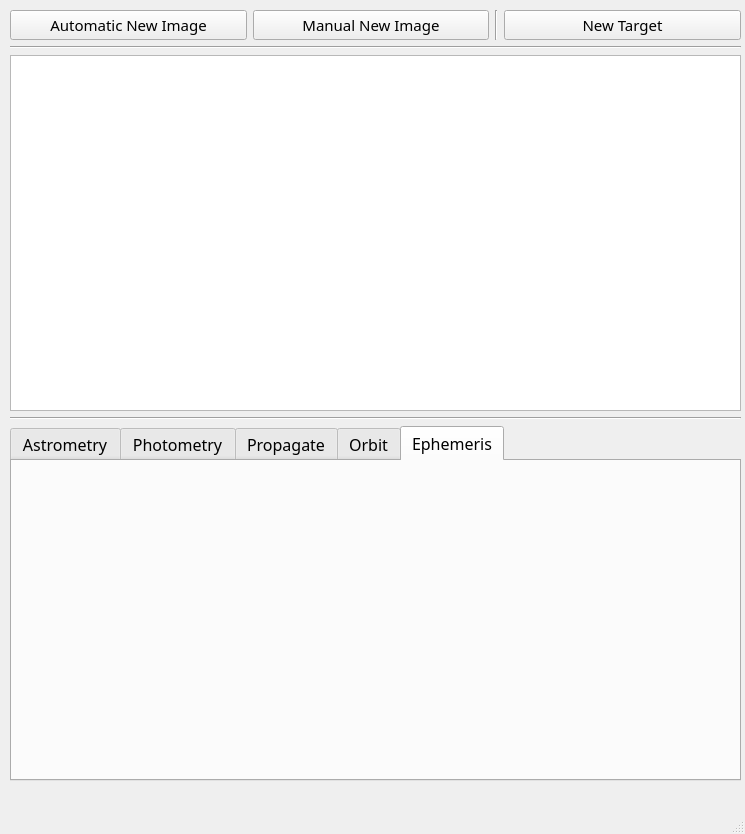
<?xml version="1.0" encoding="UTF-8"?>
<ui version="4.0">
 <class>PrimaryWindow</class>
 <widget class="QMainWindow" name="PrimaryWindow">
  <property name="geometry">
   <rect>
    <x>0</x>
    <y>0</y>
    <width>745</width>
    <height>834</height>
   </rect>
  </property>
  <property name="font">
   <font>
    <family>Sylfaen</family>
    <pointsize>11</pointsize>
   </font>
  </property>
  <property name="cursor">
   <cursorShape>ArrowCursor</cursorShape>
  </property>
  <property name="windowTitle">
   <string>OpihiExarata</string>
  </property>
  <property name="windowOpacity">
   <double>1.000000000000000</double>
  </property>
  <widget class="QWidget" name="centralwidget">
   <property name="enabled">
    <bool>true</bool>
   </property>
   <property name="sizePolicy">
    <sizepolicy hsizetype="Preferred" vsizetype="Preferred">
     <horstretch>0</horstretch>
     <verstretch>0</verstretch>
    </sizepolicy>
   </property>
   <widget class="QWidget" name="verticalLayoutWidget_3">
    <property name="geometry">
     <rect>
      <x>10</x>
      <y>10</y>
      <width>731</width>
      <height>771</height>
     </rect>
    </property>
    <layout class="QVBoxLayout" name="window_vertical_layout">
     <item>
      <layout class="QHBoxLayout" name="horizontalLayout">
       <item>
        <widget class="QPushButton" name="button_new_image_automatic">
         <property name="text">
          <string>Automatic New Image</string>
         </property>
        </widget>
       </item>
       <item>
        <widget class="QPushButton" name="button_new_image_manual">
         <property name="text">
          <string>Manual New Image</string>
         </property>
        </widget>
       </item>
       <item>
        <widget class="Line" name="line">
         <property name="orientation">
          <enum>Qt::Vertical</enum>
         </property>
        </widget>
       </item>
       <item>
        <widget class="QPushButton" name="button_new_object">
         <property name="text">
          <string>New Target</string>
         </property>
        </widget>
       </item>
      </layout>
     </item>
     <item>
      <widget class="Line" name="line_file_image">
       <property name="orientation">
        <enum>Qt::Horizontal</enum>
       </property>
      </widget>
     </item>
     <item>
      <layout class="QVBoxLayout" name="image_vertical_layout">
       <item>
        <widget class="QGraphicsView" name="dummy_opihi_image"/>
       </item>
      </layout>
     </item>
     <item>
      <widget class="Line" name="line_image_solution">
       <property name="frameShadow">
        <enum>QFrame::Sunken</enum>
       </property>
       <property name="orientation">
        <enum>Qt::Horizontal</enum>
       </property>
      </widget>
     </item>
     <item>
      <layout class="QVBoxLayout" name="solution_vertical_layout">
       <item>
        <widget class="QTabWidget" name="tab_all">
         <property name="font">
          <font>
           <pointsize>12</pointsize>
          </font>
         </property>
         <property name="currentIndex">
          <number>4</number>
         </property>
         <property name="iconSize">
          <size>
           <width>16</width>
           <height>16</height>
          </size>
         </property>
         <widget class="QWidget" name="tab_astrometry">
          <attribute name="title">
           <string>Astrometry</string>
          </attribute>
         </widget>
         <widget class="QWidget" name="tab_photometry">
          <attribute name="title">
           <string>Photometry</string>
          </attribute>
         </widget>
         <widget class="QWidget" name="tab_propagate">
          <attribute name="title">
           <string>Propagate</string>
          </attribute>
         </widget>
         <widget class="QWidget" name="tab_orbit">
          <attribute name="title">
           <string>Orbit</string>
          </attribute>
         </widget>
         <widget class="QWidget" name="tab_ephemeris">
          <attribute name="title">
           <string>Ephemeris</string>
          </attribute>
         </widget>
        </widget>
       </item>
      </layout>
     </item>
    </layout>
   </widget>
  </widget>
  <widget class="QMenuBar" name="menubar">
   <property name="geometry">
    <rect>
     <x>0</x>
     <y>0</y>
     <width>745</width>
     <height>25</height>
    </rect>
   </property>
  </widget>
  <widget class="QStatusBar" name="statusbar"/>
 </widget>
 <resources/>
 <connections/>
</ui>
